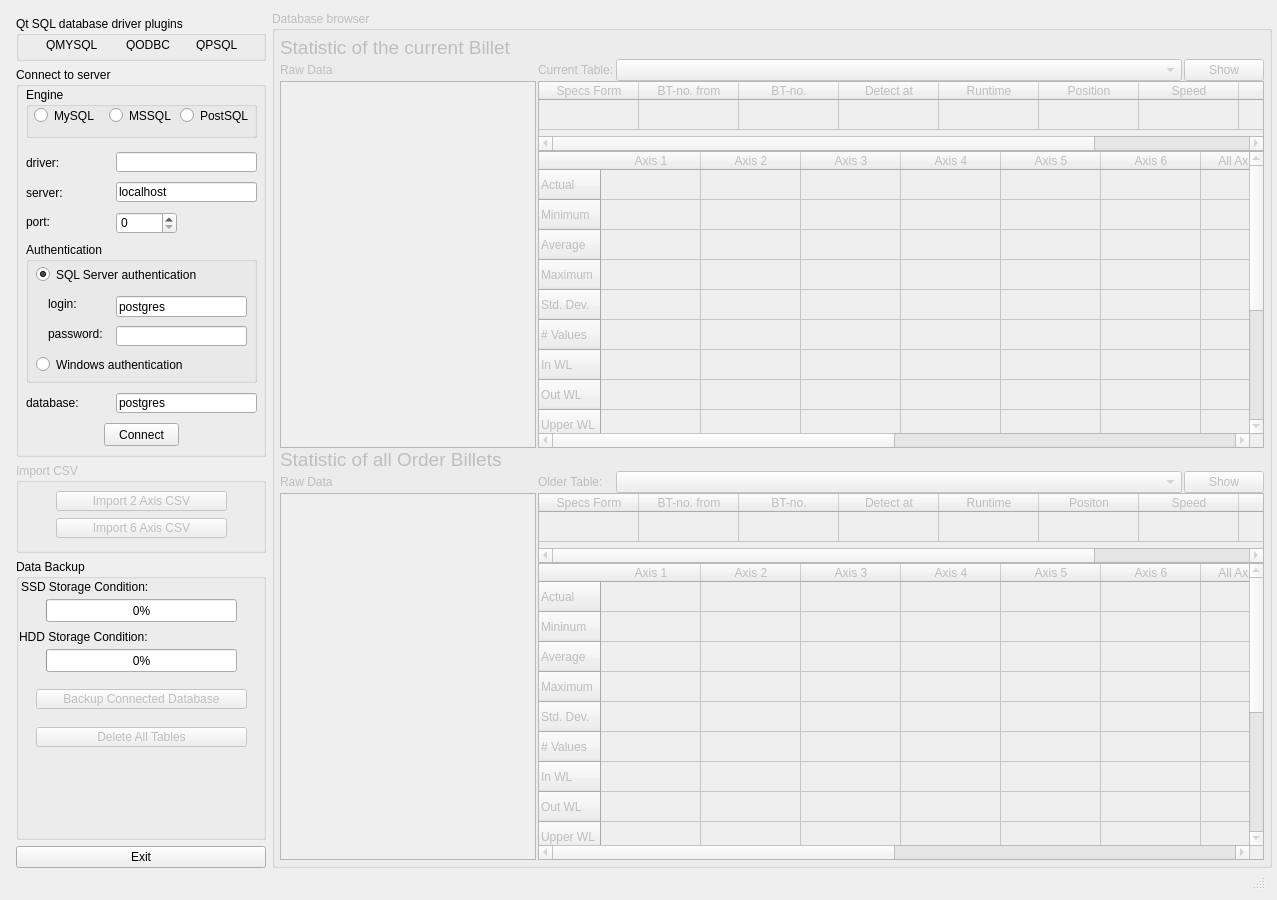
<?xml version="1.0" encoding="UTF-8"?>
<ui version="4.0">
 <class>SQLWindow</class>
 <widget class="QWidget" name="SQLWindow">
  <property name="geometry">
   <rect>
    <x>0</x>
    <y>0</y>
    <width>1277</width>
    <height>900</height>
   </rect>
  </property>
  <property name="sizePolicy">
   <sizepolicy hsizetype="MinimumExpanding" vsizetype="MinimumExpanding">
    <horstretch>0</horstretch>
    <verstretch>0</verstretch>
   </sizepolicy>
  </property>
  <property name="minimumSize">
   <size>
    <width>1265</width>
    <height>850</height>
   </size>
  </property>
  <property name="windowTitle">
   <string>SQL Data Management</string>
  </property>
  <property name="windowIcon">
   <iconset resource="../res/icons.qrc">
    <normaloff>:/icons/database.ico</normaloff>:/icons/database.ico</iconset>
  </property>
  <layout class="QGridLayout" name="gridLayout">
   <item row="1" column="0">
    <widget class="QStatusBar" name="statusBar">
     <property name="sizePolicy">
      <sizepolicy hsizetype="Minimum" vsizetype="Fixed">
       <horstretch>1</horstretch>
       <verstretch>1</verstretch>
      </sizepolicy>
     </property>
     <property name="minimumSize">
      <size>
       <width>50</width>
       <height>15</height>
      </size>
     </property>
    </widget>
   </item>
   <item row="0" column="0">
    <layout class="QHBoxLayout" name="horizontalLayout_4">
     <property name="sizeConstraint">
      <enum>QLayout::SetDefaultConstraint</enum>
     </property>
     <item>
      <layout class="QVBoxLayout" name="verticalLayout_2" stretch="0,0,0,0,0">
       <property name="spacing">
        <number>6</number>
       </property>
       <property name="leftMargin">
        <number>5</number>
       </property>
       <property name="topMargin">
        <number>5</number>
       </property>
       <item>
        <widget class="QGroupBox" name="groupBox_sql_drivers">
         <property name="sizePolicy">
          <sizepolicy hsizetype="Fixed" vsizetype="Fixed">
           <horstretch>1</horstretch>
           <verstretch>1</verstretch>
          </sizepolicy>
         </property>
         <property name="minimumSize">
          <size>
           <width>250</width>
           <height>45</height>
          </size>
         </property>
         <property name="title">
          <string>Qt SQL database driver plugins</string>
         </property>
         <widget class="QLabel" name="label_qmysql_icon">
          <property name="geometry">
           <rect>
            <x>10</x>
            <y>23</y>
            <width>13</width>
            <height>13</height>
           </rect>
          </property>
          <property name="text">
           <string/>
          </property>
          <property name="pixmap">
           <pixmap resource="../res/icons.qrc">:/icons/failure.ico</pixmap>
          </property>
         </widget>
         <widget class="QLabel" name="label_qodbc_icon">
          <property name="geometry">
           <rect>
            <x>90</x>
            <y>23</y>
            <width>13</width>
            <height>13</height>
           </rect>
          </property>
          <property name="text">
           <string/>
          </property>
          <property name="pixmap">
           <pixmap resource="../res/icons.qrc">:/icons/failure.ico</pixmap>
          </property>
         </widget>
         <widget class="QLabel" name="label_QMYSQL">
          <property name="geometry">
           <rect>
            <x>30</x>
            <y>22</y>
            <width>65</width>
            <height>13</height>
           </rect>
          </property>
          <property name="text">
           <string>QMYSQL</string>
          </property>
         </widget>
         <widget class="QLabel" name="label_QODBC">
          <property name="geometry">
           <rect>
            <x>110</x>
            <y>22</y>
            <width>65</width>
            <height>13</height>
           </rect>
          </property>
          <property name="text">
           <string>QODBC</string>
          </property>
         </widget>
         <widget class="QLabel" name="label_qpsql_icon">
          <property name="geometry">
           <rect>
            <x>160</x>
            <y>23</y>
            <width>13</width>
            <height>13</height>
           </rect>
          </property>
          <property name="text">
           <string/>
          </property>
          <property name="pixmap">
           <pixmap resource="../res/icons.qrc">:/icons/failure.ico</pixmap>
          </property>
         </widget>
         <widget class="QLabel" name="QPSQL">
          <property name="geometry">
           <rect>
            <x>180</x>
            <y>22</y>
            <width>65</width>
            <height>13</height>
           </rect>
          </property>
          <property name="text">
           <string>QPSQL</string>
          </property>
         </widget>
        </widget>
       </item>
       <item>
        <widget class="QGroupBox" name="groupBox_sql_connect">
         <property name="sizePolicy">
          <sizepolicy hsizetype="Fixed" vsizetype="Fixed">
           <horstretch>1</horstretch>
           <verstretch>1</verstretch>
          </sizepolicy>
         </property>
         <property name="minimumSize">
          <size>
           <width>250</width>
           <height>390</height>
          </size>
         </property>
         <property name="font">
          <font>
           <weight>50</weight>
           <bold>false</bold>
          </font>
         </property>
         <property name="title">
          <string>Connect to server</string>
         </property>
         <property name="flat">
          <bool>false</bool>
         </property>
         <property name="checkable">
          <bool>false</bool>
         </property>
         <widget class="QGroupBox" name="groupBox_authentication">
          <property name="geometry">
           <rect>
            <x>10</x>
            <y>175</y>
            <width>231</width>
            <height>141</height>
           </rect>
          </property>
          <property name="title">
           <string>Authentication</string>
          </property>
          <widget class="QLineEdit" name="lineEdit_login">
           <property name="enabled">
            <bool>true</bool>
           </property>
           <property name="geometry">
            <rect>
             <x>90</x>
             <y>54</y>
             <width>131</width>
             <height>21</height>
            </rect>
           </property>
           <property name="text">
            <string>postgres</string>
           </property>
          </widget>
          <widget class="QRadioButton" name="radio_sql_authentication">
           <property name="geometry">
            <rect>
             <x>10</x>
             <y>24</y>
             <width>211</width>
             <height>17</height>
            </rect>
           </property>
           <property name="sizePolicy">
            <sizepolicy hsizetype="Expanding" vsizetype="Fixed">
             <horstretch>0</horstretch>
             <verstretch>0</verstretch>
            </sizepolicy>
           </property>
           <property name="text">
            <string>SQL Server authentication</string>
           </property>
           <property name="checked">
            <bool>true</bool>
           </property>
          </widget>
          <widget class="QRadioButton" name="radio_windows_authentication">
           <property name="geometry">
            <rect>
             <x>10</x>
             <y>114</y>
             <width>211</width>
             <height>17</height>
            </rect>
           </property>
           <property name="sizePolicy">
            <sizepolicy hsizetype="Expanding" vsizetype="Fixed">
             <horstretch>0</horstretch>
             <verstretch>0</verstretch>
            </sizepolicy>
           </property>
           <property name="text">
            <string>Windows authentication</string>
           </property>
           <property name="checked">
            <bool>false</bool>
           </property>
          </widget>
          <widget class="QLineEdit" name="lineEdit_password">
           <property name="enabled">
            <bool>true</bool>
           </property>
           <property name="geometry">
            <rect>
             <x>90</x>
             <y>84</y>
             <width>131</width>
             <height>20</height>
            </rect>
           </property>
           <property name="text">
            <string/>
           </property>
           <property name="echoMode">
            <enum>QLineEdit::Password</enum>
           </property>
          </widget>
          <widget class="QLabel" name="label_login">
           <property name="geometry">
            <rect>
             <x>22</x>
             <y>54</y>
             <width>61</width>
             <height>16</height>
            </rect>
           </property>
           <property name="text">
            <string>login:</string>
           </property>
          </widget>
          <widget class="QLabel" name="label_password">
           <property name="geometry">
            <rect>
             <x>22</x>
             <y>84</y>
             <width>61</width>
             <height>16</height>
            </rect>
           </property>
           <property name="text">
            <string>password:</string>
           </property>
          </widget>
         </widget>
         <widget class="QPushButton" name="button_connect">
          <property name="geometry">
           <rect>
            <x>88</x>
            <y>356</y>
            <width>75</width>
            <height>23</height>
           </rect>
          </property>
          <property name="text">
           <string>Connect</string>
          </property>
          <property name="autoDefault">
           <bool>true</bool>
          </property>
         </widget>
         <widget class="QLabel" name="label_server">
          <property name="geometry">
           <rect>
            <x>10</x>
            <y>115</y>
            <width>81</width>
            <height>21</height>
           </rect>
          </property>
          <property name="text">
           <string>server:</string>
          </property>
         </widget>
         <widget class="QLineEdit" name="lineEdit_server_address">
          <property name="geometry">
           <rect>
            <x>100</x>
            <y>115</y>
            <width>141</width>
            <height>20</height>
           </rect>
          </property>
          <property name="text">
           <string>localhost</string>
          </property>
         </widget>
         <widget class="QLineEdit" name="lineEdit_database_name">
          <property name="geometry">
           <rect>
            <x>100</x>
            <y>326</y>
            <width>141</width>
            <height>20</height>
           </rect>
          </property>
          <property name="text">
           <string>postgres</string>
          </property>
         </widget>
         <widget class="QLabel" name="label_database">
          <property name="geometry">
           <rect>
            <x>10</x>
            <y>326</y>
            <width>81</width>
            <height>20</height>
           </rect>
          </property>
          <property name="text">
           <string>database:</string>
          </property>
         </widget>
         <widget class="QLabel" name="label_port">
          <property name="geometry">
           <rect>
            <x>10</x>
            <y>145</y>
            <width>81</width>
            <height>20</height>
           </rect>
          </property>
          <property name="text">
           <string>port:</string>
          </property>
         </widget>
         <widget class="QSpinBox" name="spinBox_server_port">
          <property name="geometry">
           <rect>
            <x>100</x>
            <y>145</y>
            <width>61</width>
            <height>22</height>
           </rect>
          </property>
          <property name="toolTip">
           <string>Default: MySQL 3306; MSSQL 1433</string>
          </property>
          <property name="maximum">
           <number>65535</number>
          </property>
          <property name="value">
           <number>0</number>
          </property>
         </widget>
         <widget class="QLabel" name="label_driver">
          <property name="geometry">
           <rect>
            <x>10</x>
            <y>85</y>
            <width>81</width>
            <height>21</height>
           </rect>
          </property>
          <property name="text">
           <string>driver:</string>
          </property>
         </widget>
         <widget class="QLineEdit" name="lineEdit_driver">
          <property name="geometry">
           <rect>
            <x>100</x>
            <y>85</y>
            <width>141</width>
            <height>20</height>
           </rect>
          </property>
          <property name="toolTip">
           <string>For ODBC/MSSQL: &quot;SQL Server&quot; (Windows), &quot;ODBC Driver 13 for SQL Server&quot; (unix), etc.</string>
          </property>
          <property name="text">
           <string/>
          </property>
         </widget>
         <widget class="QGroupBox" name="groupBox_engine">
          <property name="geometry">
           <rect>
            <x>10</x>
            <y>20</y>
            <width>231</width>
            <height>51</height>
           </rect>
          </property>
          <property name="title">
           <string>Engine</string>
          </property>
          <widget class="QRadioButton" name="radio_mssql">
           <property name="geometry">
            <rect>
             <x>83</x>
             <y>20</y>
             <width>82</width>
             <height>17</height>
            </rect>
           </property>
           <property name="text">
            <string>MSSQL</string>
           </property>
          </widget>
          <widget class="QRadioButton" name="radio_mysql">
           <property name="geometry">
            <rect>
             <x>8</x>
             <y>20</y>
             <width>81</width>
             <height>17</height>
            </rect>
           </property>
           <property name="text">
            <string>MySQL</string>
           </property>
          </widget>
          <widget class="QRadioButton" name="radio_Postsql">
           <property name="geometry">
            <rect>
             <x>154</x>
             <y>20</y>
             <width>82</width>
             <height>17</height>
            </rect>
           </property>
           <property name="text">
            <string>PostSQL</string>
           </property>
          </widget>
         </widget>
        </widget>
       </item>
       <item>
        <widget class="QGroupBox" name="groupBox_ImportBtn">
         <property name="enabled">
          <bool>false</bool>
         </property>
         <property name="sizePolicy">
          <sizepolicy hsizetype="Fixed" vsizetype="Fixed">
           <horstretch>1</horstretch>
           <verstretch>1</verstretch>
          </sizepolicy>
         </property>
         <property name="minimumSize">
          <size>
           <width>250</width>
           <height>90</height>
          </size>
         </property>
         <property name="title">
          <string>Import CSV</string>
         </property>
         <widget class="QPushButton" name="button_ImportCSV_2_axis">
          <property name="geometry">
           <rect>
            <x>40</x>
            <y>28</y>
            <width>171</width>
            <height>20</height>
           </rect>
          </property>
          <property name="sizePolicy">
           <sizepolicy hsizetype="Fixed" vsizetype="Fixed">
            <horstretch>0</horstretch>
            <verstretch>0</verstretch>
           </sizepolicy>
          </property>
          <property name="text">
           <string>Import 2 Axis CSV</string>
          </property>
         </widget>
         <widget class="QPushButton" name="button_ImportCSV_6_axis">
          <property name="geometry">
           <rect>
            <x>40</x>
            <y>55</y>
            <width>171</width>
            <height>20</height>
           </rect>
          </property>
          <property name="sizePolicy">
           <sizepolicy hsizetype="Fixed" vsizetype="Fixed">
            <horstretch>0</horstretch>
            <verstretch>0</verstretch>
           </sizepolicy>
          </property>
          <property name="text">
           <string>Import 6 Axis CSV</string>
          </property>
         </widget>
        </widget>
       </item>
       <item>
        <widget class="QGroupBox" name="groupBox_backup">
         <property name="enabled">
          <bool>true</bool>
         </property>
         <property name="sizePolicy">
          <sizepolicy hsizetype="MinimumExpanding" vsizetype="MinimumExpanding">
           <horstretch>1</horstretch>
           <verstretch>3</verstretch>
          </sizepolicy>
         </property>
         <property name="minimumSize">
          <size>
           <width>250</width>
           <height>220</height>
          </size>
         </property>
         <property name="title">
          <string>Data Backup</string>
         </property>
         <widget class="QPushButton" name="button_dump">
          <property name="enabled">
           <bool>false</bool>
          </property>
          <property name="geometry">
           <rect>
            <x>20</x>
            <y>130</y>
            <width>211</width>
            <height>20</height>
           </rect>
          </property>
          <property name="sizePolicy">
           <sizepolicy hsizetype="Fixed" vsizetype="Fixed">
            <horstretch>0</horstretch>
            <verstretch>0</verstretch>
           </sizepolicy>
          </property>
          <property name="toolTip">
           <string/>
          </property>
          <property name="toolTipDuration">
           <number>-1</number>
          </property>
          <property name="text">
           <string>Backup Connected Database</string>
          </property>
         </widget>
         <widget class="QProgressBar" name="SSDstorageBar">
          <property name="geometry">
           <rect>
            <x>30</x>
            <y>40</y>
            <width>191</width>
            <height>23</height>
           </rect>
          </property>
          <property name="value">
           <number>0</number>
          </property>
         </widget>
         <widget class="QLabel" name="label_SSDCond">
          <property name="geometry">
           <rect>
            <x>5</x>
            <y>20</y>
            <width>161</width>
            <height>16</height>
           </rect>
          </property>
          <property name="text">
           <string>SSD Storage Condition:</string>
          </property>
         </widget>
         <widget class="QProgressBar" name="HDDstorageBar">
          <property name="geometry">
           <rect>
            <x>30</x>
            <y>90</y>
            <width>191</width>
            <height>23</height>
           </rect>
          </property>
          <property name="value">
           <number>0</number>
          </property>
         </widget>
         <widget class="QLabel" name="label_HDDCond">
          <property name="geometry">
           <rect>
            <x>3</x>
            <y>70</y>
            <width>171</width>
            <height>16</height>
           </rect>
          </property>
          <property name="text">
           <string>HDD Storage Condition:</string>
          </property>
         </widget>
         <widget class="QPushButton" name="button_delete_data">
          <property name="enabled">
           <bool>false</bool>
          </property>
          <property name="geometry">
           <rect>
            <x>20</x>
            <y>168</y>
            <width>211</width>
            <height>20</height>
           </rect>
          </property>
          <property name="toolTip">
           <string/>
          </property>
          <property name="toolTipDuration">
           <number>-1</number>
          </property>
          <property name="styleSheet">
           <string notr="true">border-color: rgb(255, 255, 255);
alternate-background-color: rgb(255, 0, 0);
gridline-color: rgb(170, 0, 0);
font: 12pt &quot;Agency FB&quot;;</string>
          </property>
          <property name="text">
           <string>Delete All Tables</string>
          </property>
         </widget>
        </widget>
       </item>
       <item>
        <widget class="QPushButton" name="buttton_Exit">
         <property name="sizePolicy">
          <sizepolicy hsizetype="MinimumExpanding" vsizetype="Fixed">
           <horstretch>1</horstretch>
           <verstretch>1</verstretch>
          </sizepolicy>
         </property>
         <property name="text">
          <string>Exit</string>
         </property>
        </widget>
       </item>
      </layout>
     </item>
     <item>
      <widget class="QGroupBox" name="groupBox_database_browser">
       <property name="enabled">
        <bool>false</bool>
       </property>
       <property name="sizePolicy">
        <sizepolicy hsizetype="MinimumExpanding" vsizetype="MinimumExpanding">
         <horstretch>1</horstretch>
         <verstretch>1</verstretch>
        </sizepolicy>
       </property>
       <property name="minimumSize">
        <size>
         <width>1000</width>
         <height>300</height>
        </size>
       </property>
       <property name="title">
        <string>Database browser</string>
       </property>
       <layout class="QGridLayout" name="gridLayout_2">
        <property name="leftMargin">
         <number>5</number>
        </property>
        <property name="topMargin">
         <number>5</number>
        </property>
        <property name="rightMargin">
         <number>5</number>
        </property>
        <property name="bottomMargin">
         <number>5</number>
        </property>
        <property name="horizontalSpacing">
         <number>2</number>
        </property>
        <property name="verticalSpacing">
         <number>0</number>
        </property>
        <item row="2" column="5">
         <widget class="QPushButton" name="button_show_table">
          <property name="sizePolicy">
           <sizepolicy hsizetype="Fixed" vsizetype="Fixed">
            <horstretch>1</horstretch>
            <verstretch>0</verstretch>
           </sizepolicy>
          </property>
          <property name="text">
           <string>Show</string>
          </property>
          <property name="autoDefault">
           <bool>true</bool>
          </property>
         </widget>
        </item>
        <item row="0" column="0">
         <widget class="QLabel" name="label_Statistic">
          <property name="font">
           <font>
            <family>Arial</family>
            <pointsize>14</pointsize>
           </font>
          </property>
          <property name="text">
           <string>Statistic of the current Billet</string>
          </property>
         </widget>
        </item>
        <item row="3" column="0" rowspan="2">
         <widget class="QTableView" name="tableView_database_table">
          <property name="sizePolicy">
           <sizepolicy hsizetype="Minimum" vsizetype="MinimumExpanding">
            <horstretch>1</horstretch>
            <verstretch>0</verstretch>
           </sizepolicy>
          </property>
          <property name="editTriggers">
           <set>QAbstractItemView::NoEditTriggers</set>
          </property>
          <property name="tabKeyNavigation">
           <bool>false</bool>
          </property>
          <property name="dragDropOverwriteMode">
           <bool>false</bool>
          </property>
          <property name="sortingEnabled">
           <bool>true</bool>
          </property>
          <attribute name="horizontalHeaderShowSortIndicator" stdset="0">
           <bool>false</bool>
          </attribute>
         </widget>
        </item>
        <item row="13" column="1" colspan="5">
         <widget class="QTableWidget" name="tableWidget_Spec_old">
          <property name="sizePolicy">
           <sizepolicy hsizetype="MinimumExpanding" vsizetype="Expanding">
            <horstretch>1</horstretch>
            <verstretch>1</verstretch>
           </sizepolicy>
          </property>
          <attribute name="horizontalHeaderVisible">
           <bool>true</bool>
          </attribute>
          <attribute name="verticalHeaderVisible">
           <bool>false</bool>
          </attribute>
          <row>
           <property name="text">
            <string>新增列</string>
           </property>
          </row>
          <column>
           <property name="text">
            <string>Specs Form</string>
           </property>
          </column>
          <column>
           <property name="text">
            <string>BT-no. from</string>
           </property>
          </column>
          <column>
           <property name="text">
            <string>BT-no.</string>
           </property>
          </column>
          <column>
           <property name="text">
            <string>Detect at</string>
           </property>
          </column>
          <column>
           <property name="text">
            <string>Runtime</string>
           </property>
          </column>
          <column>
           <property name="text">
            <string>Positon</string>
           </property>
          </column>
          <column>
           <property name="text">
            <string>Speed</string>
           </property>
          </column>
          <column>
           <property name="text">
            <string>Cp</string>
           </property>
          </column>
          <column>
           <property name="text">
            <string>CpK</string>
           </property>
          </column>
         </widget>
        </item>
        <item row="2" column="0">
         <widget class="QLabel" name="label_Raw">
          <property name="text">
           <string>Raw Data</string>
          </property>
         </widget>
        </item>
        <item row="3" column="1" colspan="5">
         <widget class="QTableWidget" name="tableWidget_Spec">
          <property name="sizePolicy">
           <sizepolicy hsizetype="MinimumExpanding" vsizetype="Preferred">
            <horstretch>1</horstretch>
            <verstretch>1</verstretch>
           </sizepolicy>
          </property>
          <property name="maximumSize">
           <size>
            <width>16777215</width>
            <height>243</height>
           </size>
          </property>
          <property name="sizeIncrement">
           <size>
            <width>0</width>
            <height>0</height>
           </size>
          </property>
          <property name="autoScroll">
           <bool>true</bool>
          </property>
          <property name="autoScrollMargin">
           <number>0</number>
          </property>
          <property name="rowCount">
           <number>1</number>
          </property>
          <property name="columnCount">
           <number>9</number>
          </property>
          <attribute name="verticalHeaderVisible">
           <bool>false</bool>
          </attribute>
          <row/>
          <column>
           <property name="text">
            <string>Specs Form</string>
           </property>
          </column>
          <column>
           <property name="text">
            <string>BT-no. from</string>
           </property>
          </column>
          <column>
           <property name="text">
            <string>BT-no.</string>
           </property>
          </column>
          <column>
           <property name="text">
            <string>Detect at</string>
           </property>
          </column>
          <column>
           <property name="text">
            <string>Runtime</string>
           </property>
          </column>
          <column>
           <property name="text">
            <string>Position</string>
           </property>
          </column>
          <column>
           <property name="text">
            <string>Speed</string>
           </property>
          </column>
          <column>
           <property name="text">
            <string>Cp</string>
           </property>
          </column>
          <column>
           <property name="text">
            <string>CpK</string>
           </property>
          </column>
         </widget>
        </item>
        <item row="13" column="0" rowspan="2">
         <widget class="QTableView" name="tableView_database_table_old">
          <property name="sizePolicy">
           <sizepolicy hsizetype="Minimum" vsizetype="MinimumExpanding">
            <horstretch>1</horstretch>
            <verstretch>0</verstretch>
           </sizepolicy>
          </property>
         </widget>
        </item>
        <item row="10" column="1">
         <widget class="QLabel" name="label_OldTabel">
          <property name="sizePolicy">
           <sizepolicy hsizetype="Preferred" vsizetype="Preferred">
            <horstretch>1</horstretch>
            <verstretch>0</verstretch>
           </sizepolicy>
          </property>
          <property name="text">
           <string>Older Table:</string>
          </property>
         </widget>
        </item>
        <item row="10" column="0">
         <widget class="QLabel" name="label_RawOld">
          <property name="text">
           <string>Raw Data</string>
          </property>
         </widget>
        </item>
        <item row="9" column="0">
         <widget class="QLabel" name="label_StatOldBillet">
          <property name="font">
           <font>
            <family>Arial</family>
            <pointsize>14</pointsize>
           </font>
          </property>
          <property name="text">
           <string>Statistic of all Order Billets</string>
          </property>
         </widget>
        </item>
        <item row="2" column="2" colspan="3">
         <widget class="QComboBox" name="comboBox_table_name">
          <property name="sizePolicy">
           <sizepolicy hsizetype="MinimumExpanding" vsizetype="Fixed">
            <horstretch>10</horstretch>
            <verstretch>0</verstretch>
           </sizepolicy>
          </property>
          <property name="minimumSize">
           <size>
            <width>130</width>
            <height>0</height>
           </size>
          </property>
          <property name="sizeIncrement">
           <size>
            <width>130</width>
            <height>0</height>
           </size>
          </property>
         </widget>
        </item>
        <item row="4" column="1" colspan="5">
         <widget class="QTableWidget" name="tableWidget_Static">
          <property name="sizePolicy">
           <sizepolicy hsizetype="MinimumExpanding" vsizetype="MinimumExpanding">
            <horstretch>14</horstretch>
            <verstretch>12</verstretch>
           </sizepolicy>
          </property>
          <property name="editTriggers">
           <set>QAbstractItemView::NoEditTriggers</set>
          </property>
          <property name="rowCount">
           <number>14</number>
          </property>
          <property name="columnCount">
           <number>12</number>
          </property>
          <attribute name="horizontalHeaderDefaultSectionSize">
           <number>100</number>
          </attribute>
          <attribute name="horizontalHeaderStretchLastSection">
           <bool>false</bool>
          </attribute>
          <row>
           <property name="text">
            <string>Actual</string>
           </property>
          </row>
          <row>
           <property name="text">
            <string>Minimum</string>
           </property>
          </row>
          <row>
           <property name="text">
            <string>Average</string>
           </property>
          </row>
          <row>
           <property name="text">
            <string>Maximum</string>
           </property>
          </row>
          <row>
           <property name="text">
            <string>Std. Dev.</string>
           </property>
          </row>
          <row>
           <property name="text">
            <string># Values</string>
           </property>
          </row>
          <row>
           <property name="text">
            <string>In WL</string>
           </property>
          </row>
          <row>
           <property name="text">
            <string>Out WL</string>
           </property>
          </row>
          <row>
           <property name="text">
            <string>Upper WL</string>
           </property>
          </row>
          <row>
           <property name="text">
            <string>Lower WL</string>
           </property>
          </row>
          <row>
           <property name="text">
            <string>IN TL</string>
           </property>
          </row>
          <row>
           <property name="text">
            <string>Upper TL</string>
           </property>
          </row>
          <row>
           <property name="text">
            <string>Lower TL</string>
           </property>
          </row>
          <row>
           <property name="text">
            <string>Peaks</string>
           </property>
          </row>
          <column>
           <property name="text">
            <string>Axis 1</string>
           </property>
          </column>
          <column>
           <property name="text">
            <string>Axis 2</string>
           </property>
          </column>
          <column>
           <property name="text">
            <string>Axis 3</string>
           </property>
          </column>
          <column>
           <property name="text">
            <string>Axis 4</string>
           </property>
          </column>
          <column>
           <property name="text">
            <string>Axis 5</string>
           </property>
          </column>
          <column>
           <property name="text">
            <string>Axis 6</string>
           </property>
          </column>
          <column>
           <property name="text">
            <string>All Axis Ave.</string>
           </property>
          </column>
          <column>
           <property name="text">
            <string>Ovality</string>
           </property>
          </column>
          <column>
           <property name="text">
            <string>Min</string>
           </property>
          </column>
          <column>
           <property name="text">
            <string>Max</string>
           </property>
          </column>
          <column>
           <property name="text">
            <string>Temp.</string>
           </property>
          </column>
          <column>
           <property name="text">
            <string>Cross Area</string>
           </property>
          </column>
         </widget>
        </item>
        <item row="2" column="1">
         <widget class="QLabel" name="label_Table">
          <property name="sizePolicy">
           <sizepolicy hsizetype="Fixed" vsizetype="Preferred">
            <horstretch>1</horstretch>
            <verstretch>0</verstretch>
           </sizepolicy>
          </property>
          <property name="text">
           <string>Current Table:</string>
          </property>
         </widget>
        </item>
        <item row="14" column="1" colspan="5">
         <widget class="QTableWidget" name="tableWidget_Static_old">
          <property name="sizePolicy">
           <sizepolicy hsizetype="MinimumExpanding" vsizetype="MinimumExpanding">
            <horstretch>14</horstretch>
            <verstretch>12</verstretch>
           </sizepolicy>
          </property>
          <row>
           <property name="text">
            <string>Actual</string>
           </property>
          </row>
          <row>
           <property name="text">
            <string>Mininum</string>
           </property>
          </row>
          <row>
           <property name="text">
            <string>Average</string>
           </property>
          </row>
          <row>
           <property name="text">
            <string>Maximum</string>
           </property>
          </row>
          <row>
           <property name="text">
            <string>Std. Dev.</string>
           </property>
          </row>
          <row>
           <property name="text">
            <string># Values</string>
           </property>
          </row>
          <row>
           <property name="text">
            <string>In WL</string>
           </property>
          </row>
          <row>
           <property name="text">
            <string>Out WL</string>
           </property>
          </row>
          <row>
           <property name="text">
            <string>Upper WL</string>
           </property>
          </row>
          <row>
           <property name="text">
            <string>Lower WL</string>
           </property>
          </row>
          <row>
           <property name="text">
            <string>In TL</string>
           </property>
          </row>
          <row>
           <property name="text">
            <string>Out TL</string>
           </property>
          </row>
          <row>
           <property name="text">
            <string>Upper TL</string>
           </property>
          </row>
          <row>
           <property name="text">
            <string>Lower TL</string>
           </property>
          </row>
          <row>
           <property name="text">
            <string>Peaks</string>
           </property>
          </row>
          <column>
           <property name="text">
            <string>Axis 1</string>
           </property>
          </column>
          <column>
           <property name="text">
            <string>Axis 2</string>
           </property>
          </column>
          <column>
           <property name="text">
            <string>Axis 3</string>
           </property>
          </column>
          <column>
           <property name="text">
            <string>Axis 4</string>
           </property>
          </column>
          <column>
           <property name="text">
            <string>Axis 5</string>
           </property>
          </column>
          <column>
           <property name="text">
            <string>Axis 6</string>
           </property>
          </column>
          <column>
           <property name="text">
            <string>All Axis Ave.</string>
           </property>
          </column>
          <column>
           <property name="text">
            <string>Ovality</string>
           </property>
          </column>
          <column>
           <property name="text">
            <string>Min</string>
           </property>
          </column>
          <column>
           <property name="text">
            <string>Max</string>
           </property>
          </column>
          <column>
           <property name="text">
            <string>Temp.</string>
           </property>
          </column>
          <column>
           <property name="text">
            <string>Cross Area</string>
           </property>
          </column>
         </widget>
        </item>
        <item row="10" column="2" colspan="3">
         <widget class="QComboBox" name="comboBox_table_name_old">
          <property name="sizePolicy">
           <sizepolicy hsizetype="MinimumExpanding" vsizetype="Fixed">
            <horstretch>10</horstretch>
            <verstretch>0</verstretch>
           </sizepolicy>
          </property>
         </widget>
        </item>
        <item row="10" column="5">
         <widget class="QPushButton" name="button_show_table_old">
          <property name="text">
           <string>Show</string>
          </property>
         </widget>
        </item>
       </layout>
      </widget>
     </item>
    </layout>
   </item>
  </layout>
 </widget>
 <layoutdefault spacing="6" margin="11"/>
 <tabstops>
  <tabstop>radio_mysql</tabstop>
  <tabstop>radio_mssql</tabstop>
  <tabstop>lineEdit_driver</tabstop>
  <tabstop>lineEdit_server_address</tabstop>
  <tabstop>spinBox_server_port</tabstop>
  <tabstop>radio_sql_authentication</tabstop>
  <tabstop>lineEdit_login</tabstop>
  <tabstop>lineEdit_password</tabstop>
  <tabstop>radio_windows_authentication</tabstop>
  <tabstop>lineEdit_database_name</tabstop>
  <tabstop>button_connect</tabstop>
 </tabstops>
 <resources>
  <include location="../res/icons.qrc"/>
 </resources>
 <connections/>
</ui>
